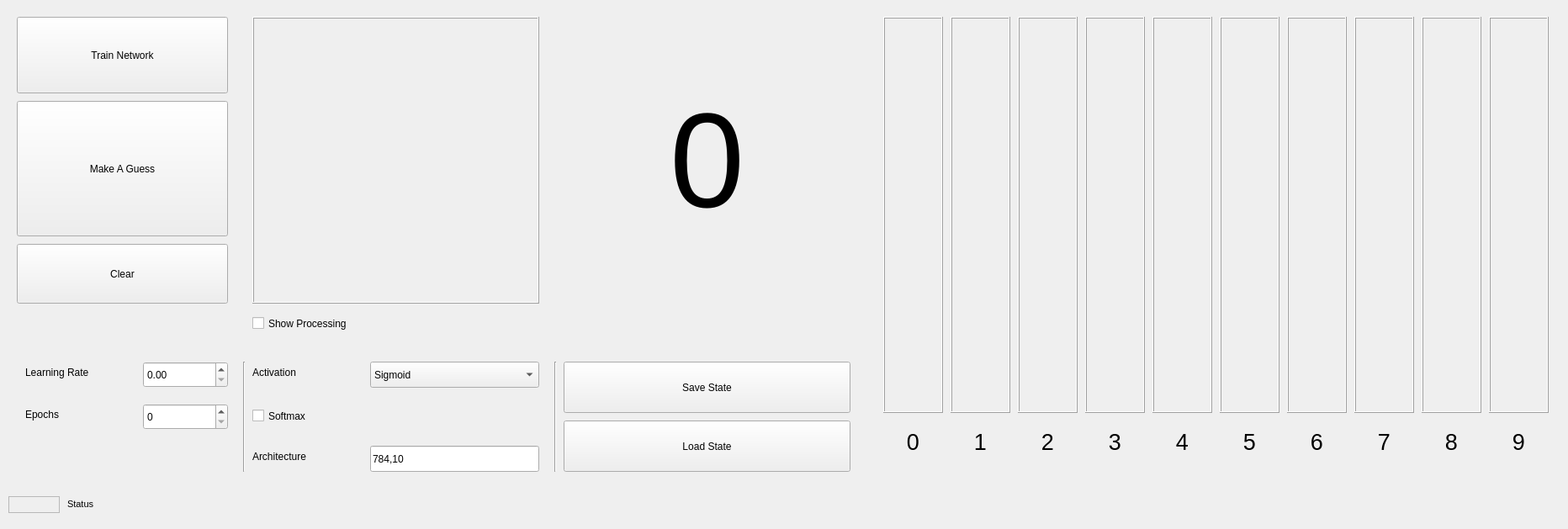
<?xml version="1.0" encoding="UTF-8"?>
<ui version="4.0">
 <class>MainWindow</class>
 <widget class="QMainWindow" name="MainWindow">
  <property name="geometry">
   <rect>
    <x>0</x>
    <y>0</y>
    <width>1864</width>
    <height>629</height>
   </rect>
  </property>
  <property name="windowTitle">
   <string>MNIST</string>
  </property>
  <widget class="QWidget" name="centralwidget">
   <widget class="QPushButton" name="Train_Button">
    <property name="geometry">
     <rect>
      <x>20</x>
      <y>20</y>
      <width>251</width>
      <height>91</height>
     </rect>
    </property>
    <property name="text">
     <string>Train Network</string>
    </property>
   </widget>
   <widget class="QPushButton" name="Guess_Button">
    <property name="geometry">
     <rect>
      <x>20</x>
      <y>120</y>
      <width>251</width>
      <height>161</height>
     </rect>
    </property>
    <property name="text">
     <string>Make A Guess</string>
    </property>
   </widget>
   <widget class="QPushButton" name="Clear_Button">
    <property name="geometry">
     <rect>
      <x>20</x>
      <y>290</y>
      <width>251</width>
      <height>71</height>
     </rect>
    </property>
    <property name="text">
     <string>Clear</string>
    </property>
   </widget>
   <widget class="QCheckBox" name="Preview_CheckBox">
    <property name="geometry">
     <rect>
      <x>300</x>
      <y>370</y>
      <width>341</width>
      <height>29</height>
     </rect>
    </property>
    <property name="text">
     <string>Show Processing</string>
    </property>
   </widget>
   <widget class="QDoubleSpinBox" name="Eta_DoubleSpinBox">
    <property name="geometry">
     <rect>
      <x>170</x>
      <y>430</y>
      <width>101</width>
      <height>31</height>
     </rect>
    </property>
    <property name="decimals">
     <number>2</number>
    </property>
    <property name="singleStep">
     <double>0.050000000000000</double>
    </property>
   </widget>
   <widget class="QSpinBox" name="Epochs_SpinBox">
    <property name="geometry">
     <rect>
      <x>170</x>
      <y>480</y>
      <width>101</width>
      <height>31</height>
     </rect>
    </property>
   </widget>
   <widget class="QLabel" name="Eta_Label">
    <property name="geometry">
     <rect>
      <x>30</x>
      <y>430</y>
      <width>131</width>
      <height>25</height>
     </rect>
    </property>
    <property name="text">
     <string>Learning Rate</string>
    </property>
   </widget>
   <widget class="QLabel" name="Epochs_Label">
    <property name="geometry">
     <rect>
      <x>30</x>
      <y>480</y>
      <width>131</width>
      <height>25</height>
     </rect>
    </property>
    <property name="text">
     <string>Epochs</string>
    </property>
   </widget>
   <widget class="Painter" name="canvasPanel">
    <property name="geometry">
     <rect>
      <x>300</x>
      <y>20</y>
      <width>341</width>
      <height>341</height>
     </rect>
    </property>
    <property name="frameShape">
     <enum>QFrame::Box</enum>
    </property>
    <property name="frameShadow">
     <enum>QFrame::Raised</enum>
    </property>
   </widget>
   <widget class="QPushButton" name="Save_Button">
    <property name="geometry">
     <rect>
      <x>670</x>
      <y>430</y>
      <width>341</width>
      <height>61</height>
     </rect>
    </property>
    <property name="text">
     <string>Save State</string>
    </property>
   </widget>
   <widget class="QPushButton" name="Load_Button">
    <property name="geometry">
     <rect>
      <x>670</x>
      <y>500</y>
      <width>341</width>
      <height>61</height>
     </rect>
    </property>
    <property name="text">
     <string>Load State</string>
    </property>
   </widget>
   <widget class="QLabel" name="Activation_Label">
    <property name="geometry">
     <rect>
      <x>300</x>
      <y>430</y>
      <width>131</width>
      <height>25</height>
     </rect>
    </property>
    <property name="text">
     <string>Activation</string>
    </property>
   </widget>
   <widget class="QCheckBox" name="Softmax_CheckBox">
    <property name="geometry">
     <rect>
      <x>300</x>
      <y>480</y>
      <width>261</width>
      <height>29</height>
     </rect>
    </property>
    <property name="text">
     <string>Softmax</string>
    </property>
   </widget>
   <widget class="QLabel" name="Architecture_Label">
    <property name="geometry">
     <rect>
      <x>300</x>
      <y>530</y>
      <width>131</width>
      <height>25</height>
     </rect>
    </property>
    <property name="text">
     <string>Architecture</string>
    </property>
   </widget>
   <widget class="QComboBox" name="Activation_comboBox">
    <property name="geometry">
     <rect>
      <x>440</x>
      <y>430</y>
      <width>201</width>
      <height>31</height>
     </rect>
    </property>
    <property name="currentIndex">
     <number>0</number>
    </property>
    <item>
     <property name="text">
      <string>Sigmoid</string>
     </property>
    </item>
    <item>
     <property name="text">
      <string>tanh</string>
     </property>
    </item>
    <item>
     <property name="text">
      <string>ReLU</string>
     </property>
    </item>
    <item>
     <property name="text">
      <string>Leaky ReLU</string>
     </property>
    </item>
    <item>
     <property name="text">
      <string>Linear</string>
     </property>
    </item>
   </widget>
   <widget class="QLineEdit" name="Architecture_lineEdit">
    <property name="geometry">
     <rect>
      <x>440</x>
      <y>530</y>
      <width>201</width>
      <height>31</height>
     </rect>
    </property>
    <property name="font">
     <font>
      <kerning>true</kerning>
     </font>
    </property>
    <property name="acceptDrops">
     <bool>true</bool>
    </property>
    <property name="autoFillBackground">
     <bool>false</bool>
    </property>
    <property name="text">
     <string>784,10</string>
    </property>
    <property name="maxLength">
     <number>32766</number>
    </property>
    <property name="frame">
     <bool>true</bool>
    </property>
    <property name="clearButtonEnabled">
     <bool>false</bool>
    </property>
   </widget>
   <widget class="Line" name="line">
    <property name="geometry">
     <rect>
      <x>280</x>
      <y>430</y>
      <width>20</width>
      <height>131</height>
     </rect>
    </property>
    <property name="orientation">
     <enum>Qt::Vertical</enum>
    </property>
   </widget>
   <widget class="Line" name="line_2">
    <property name="geometry">
     <rect>
      <x>650</x>
      <y>430</y>
      <width>20</width>
      <height>131</height>
     </rect>
    </property>
    <property name="orientation">
     <enum>Qt::Vertical</enum>
    </property>
   </widget>
   <widget class="QLabel" name="Status_Label">
    <property name="geometry">
     <rect>
      <x>80</x>
      <y>584</y>
      <width>371</width>
      <height>31</height>
     </rect>
    </property>
    <property name="font">
     <font>
      <pointsize>8</pointsize>
     </font>
    </property>
    <property name="text">
     <string>Status</string>
    </property>
   </widget>
   <widget class="QLabel" name="Output_Label">
    <property name="geometry">
     <rect>
      <x>670</x>
      <y>20</y>
      <width>341</width>
      <height>341</height>
     </rect>
    </property>
    <property name="font">
     <font>
      <pointsize>120</pointsize>
     </font>
    </property>
    <property name="lineWidth">
     <number>-1</number>
    </property>
    <property name="text">
     <string>0</string>
    </property>
    <property name="alignment">
     <set>Qt::AlignCenter</set>
    </property>
   </widget>
   <widget class="Bar" name="Bar_0">
    <property name="geometry">
     <rect>
      <x>1050</x>
      <y>20</y>
      <width>71</width>
      <height>471</height>
     </rect>
    </property>
    <property name="frameShape">
     <enum>QFrame::Box</enum>
    </property>
    <property name="frameShadow">
     <enum>QFrame::Raised</enum>
    </property>
   </widget>
   <widget class="Bar" name="Bar_1">
    <property name="geometry">
     <rect>
      <x>1130</x>
      <y>20</y>
      <width>71</width>
      <height>471</height>
     </rect>
    </property>
    <property name="frameShape">
     <enum>QFrame::Box</enum>
    </property>
    <property name="frameShadow">
     <enum>QFrame::Raised</enum>
    </property>
   </widget>
   <widget class="Bar" name="Bar_2">
    <property name="geometry">
     <rect>
      <x>1210</x>
      <y>20</y>
      <width>71</width>
      <height>471</height>
     </rect>
    </property>
    <property name="frameShape">
     <enum>QFrame::Box</enum>
    </property>
    <property name="frameShadow">
     <enum>QFrame::Raised</enum>
    </property>
   </widget>
   <widget class="Bar" name="Bar_3">
    <property name="geometry">
     <rect>
      <x>1290</x>
      <y>20</y>
      <width>71</width>
      <height>471</height>
     </rect>
    </property>
    <property name="frameShape">
     <enum>QFrame::Box</enum>
    </property>
    <property name="frameShadow">
     <enum>QFrame::Raised</enum>
    </property>
   </widget>
   <widget class="Bar" name="Bar_4">
    <property name="geometry">
     <rect>
      <x>1370</x>
      <y>20</y>
      <width>71</width>
      <height>471</height>
     </rect>
    </property>
    <property name="frameShape">
     <enum>QFrame::Box</enum>
    </property>
    <property name="frameShadow">
     <enum>QFrame::Raised</enum>
    </property>
   </widget>
   <widget class="Bar" name="Bar_9">
    <property name="geometry">
     <rect>
      <x>1770</x>
      <y>20</y>
      <width>71</width>
      <height>471</height>
     </rect>
    </property>
    <property name="frameShape">
     <enum>QFrame::Box</enum>
    </property>
    <property name="frameShadow">
     <enum>QFrame::Raised</enum>
    </property>
   </widget>
   <widget class="Bar" name="Bar_6">
    <property name="geometry">
     <rect>
      <x>1530</x>
      <y>20</y>
      <width>71</width>
      <height>471</height>
     </rect>
    </property>
    <property name="frameShape">
     <enum>QFrame::Box</enum>
    </property>
    <property name="frameShadow">
     <enum>QFrame::Raised</enum>
    </property>
   </widget>
   <widget class="Bar" name="Bar_7">
    <property name="geometry">
     <rect>
      <x>1610</x>
      <y>20</y>
      <width>71</width>
      <height>471</height>
     </rect>
    </property>
    <property name="frameShape">
     <enum>QFrame::Box</enum>
    </property>
    <property name="frameShadow">
     <enum>QFrame::Raised</enum>
    </property>
   </widget>
   <widget class="Bar" name="Bar_5">
    <property name="geometry">
     <rect>
      <x>1450</x>
      <y>20</y>
      <width>71</width>
      <height>471</height>
     </rect>
    </property>
    <property name="frameShape">
     <enum>QFrame::Box</enum>
    </property>
    <property name="frameShadow">
     <enum>QFrame::Raised</enum>
    </property>
   </widget>
   <widget class="Bar" name="Bar_8">
    <property name="geometry">
     <rect>
      <x>1690</x>
      <y>20</y>
      <width>71</width>
      <height>471</height>
     </rect>
    </property>
    <property name="frameShape">
     <enum>QFrame::Box</enum>
    </property>
    <property name="frameShadow">
     <enum>QFrame::Raised</enum>
    </property>
   </widget>
   <widget class="StatusLamp" name="StatusLamp">
    <property name="geometry">
     <rect>
      <x>10</x>
      <y>590</y>
      <width>61</width>
      <height>20</height>
     </rect>
    </property>
    <property name="frameShape">
     <enum>QFrame::StyledPanel</enum>
    </property>
    <property name="frameShadow">
     <enum>QFrame::Raised</enum>
    </property>
   </widget>
   <widget class="QLabel" name="Label_1">
    <property name="geometry">
     <rect>
      <x>1130</x>
      <y>500</y>
      <width>71</width>
      <height>51</height>
     </rect>
    </property>
    <property name="font">
     <font>
      <pointsize>20</pointsize>
     </font>
    </property>
    <property name="text">
     <string>1</string>
    </property>
    <property name="alignment">
     <set>Qt::AlignCenter</set>
    </property>
   </widget>
   <widget class="QLabel" name="Label_2">
    <property name="geometry">
     <rect>
      <x>1210</x>
      <y>500</y>
      <width>71</width>
      <height>51</height>
     </rect>
    </property>
    <property name="font">
     <font>
      <pointsize>20</pointsize>
     </font>
    </property>
    <property name="text">
     <string>2</string>
    </property>
    <property name="alignment">
     <set>Qt::AlignCenter</set>
    </property>
   </widget>
   <widget class="QLabel" name="Label_3">
    <property name="geometry">
     <rect>
      <x>1290</x>
      <y>500</y>
      <width>71</width>
      <height>51</height>
     </rect>
    </property>
    <property name="font">
     <font>
      <pointsize>20</pointsize>
     </font>
    </property>
    <property name="text">
     <string>3</string>
    </property>
    <property name="alignment">
     <set>Qt::AlignCenter</set>
    </property>
   </widget>
   <widget class="QLabel" name="Label_4">
    <property name="geometry">
     <rect>
      <x>1370</x>
      <y>500</y>
      <width>71</width>
      <height>51</height>
     </rect>
    </property>
    <property name="font">
     <font>
      <pointsize>20</pointsize>
     </font>
    </property>
    <property name="text">
     <string>4</string>
    </property>
    <property name="alignment">
     <set>Qt::AlignCenter</set>
    </property>
   </widget>
   <widget class="QLabel" name="Label_5">
    <property name="geometry">
     <rect>
      <x>1450</x>
      <y>500</y>
      <width>71</width>
      <height>51</height>
     </rect>
    </property>
    <property name="font">
     <font>
      <pointsize>20</pointsize>
     </font>
    </property>
    <property name="text">
     <string>5</string>
    </property>
    <property name="alignment">
     <set>Qt::AlignCenter</set>
    </property>
   </widget>
   <widget class="QLabel" name="Label_6">
    <property name="geometry">
     <rect>
      <x>1610</x>
      <y>500</y>
      <width>71</width>
      <height>51</height>
     </rect>
    </property>
    <property name="font">
     <font>
      <pointsize>20</pointsize>
     </font>
    </property>
    <property name="text">
     <string>7</string>
    </property>
    <property name="alignment">
     <set>Qt::AlignCenter</set>
    </property>
   </widget>
   <widget class="QLabel" name="Label_7">
    <property name="geometry">
     <rect>
      <x>1690</x>
      <y>500</y>
      <width>71</width>
      <height>51</height>
     </rect>
    </property>
    <property name="font">
     <font>
      <pointsize>20</pointsize>
     </font>
    </property>
    <property name="text">
     <string>8</string>
    </property>
    <property name="alignment">
     <set>Qt::AlignCenter</set>
    </property>
   </widget>
   <widget class="QLabel" name="Label_8">
    <property name="geometry">
     <rect>
      <x>1530</x>
      <y>500</y>
      <width>71</width>
      <height>51</height>
     </rect>
    </property>
    <property name="font">
     <font>
      <pointsize>20</pointsize>
     </font>
    </property>
    <property name="text">
     <string>6</string>
    </property>
    <property name="alignment">
     <set>Qt::AlignCenter</set>
    </property>
   </widget>
   <widget class="QLabel" name="Label_9">
    <property name="geometry">
     <rect>
      <x>1770</x>
      <y>500</y>
      <width>71</width>
      <height>51</height>
     </rect>
    </property>
    <property name="font">
     <font>
      <pointsize>20</pointsize>
     </font>
    </property>
    <property name="text">
     <string>9</string>
    </property>
    <property name="alignment">
     <set>Qt::AlignCenter</set>
    </property>
   </widget>
   <widget class="QLabel" name="Label_0">
    <property name="geometry">
     <rect>
      <x>1050</x>
      <y>500</y>
      <width>71</width>
      <height>51</height>
     </rect>
    </property>
    <property name="font">
     <font>
      <pointsize>20</pointsize>
     </font>
    </property>
    <property name="text">
     <string>0</string>
    </property>
    <property name="alignment">
     <set>Qt::AlignCenter</set>
    </property>
   </widget>
  </widget>
 </widget>
 <customwidgets>
  <customwidget>
   <class>Painter</class>
   <extends>QFrame</extends>
   <header>painter</header>
   <container>1</container>
  </customwidget>
  <customwidget>
   <class>Bar</class>
   <extends>QFrame</extends>
   <header>bar</header>
   <container>1</container>
  </customwidget>
  <customwidget>
   <class>StatusLamp</class>
   <extends>QFrame</extends>
   <header>statuslamp</header>
   <container>1</container>
  </customwidget>
 </customwidgets>
 <resources/>
 <connections/>
</ui>
